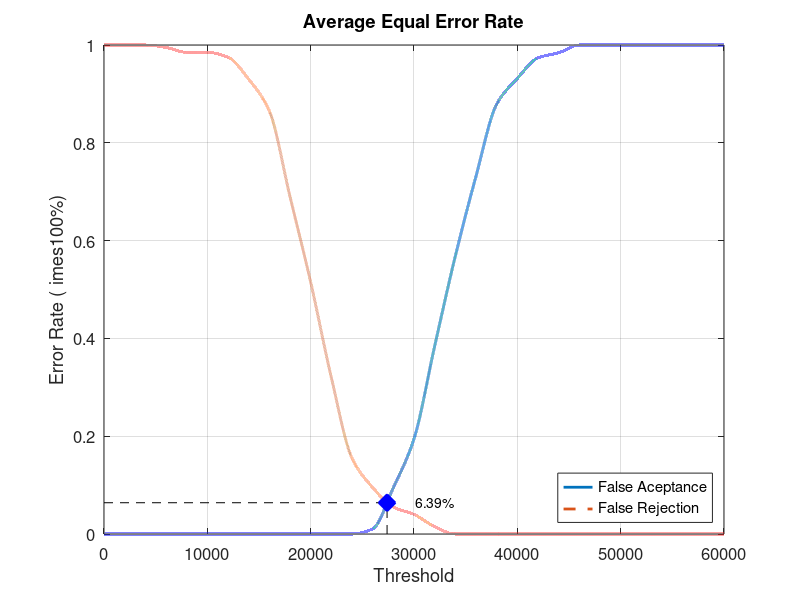
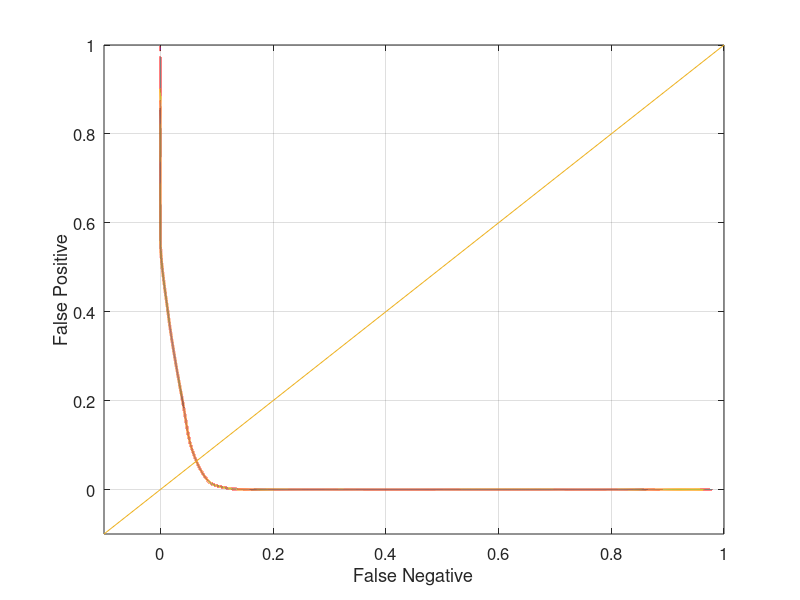

These figures' MATLAB source, in order:
close all;
clear;
clc;
x = 0:2000:60000;
xq = 0:0.5:60000;

y0 = [0 0 0 0 0 0 0 0 0 0 0 0 0 0.0105263 0.0947368 0.194737 0.384211 0.568421 0.731579 0.878947 0.931579 0.973684 0.984211 1 1 1 1 1 1 1 1]
yy0 = interp1(x, y0, xq, 'pchip');
y1 = [1 1 1 0.995 0.985 0.985 0.975 0.93 0.865 0.69 0.515 0.32 0.155 0.095 0.055 0.04 0.015 0 0 0 0 0 0 0 0 0 0 0 0 0 0]
yy1 = interp1(x, y1, xq, 'pchip');

% Calculating EER: 
y2 = abs(y0 - y1);
find(y2 == min(y2))
yy2 = abs(yy0 - yy1);
xEER = find(yy2 == min(yy2));
xEERIndex = xq(xEER) % X-axis EER
yEER = yy0(xEER) % Y-axis EER

main = figure
plot(xq, yy0,'-','LineWidth', 2);	hold on
plot(xq, yy1,'--','LineWidth', 2);	hold on
plot([xEERIndex xEERIndex], [0 yEER], 'k--');	hold on
plot([0 xEERIndex], [yEER yEER], 'k--');	hold on
plot(xEERIndex, yEER, 'bx', 'LineWidth', 10);	hold on
text(xEERIndex + 10 * xEERIndex / 100, yEER, [num2str(round((10000 * yEER)) / 100) '%'])
legend('False Aceptance', 'False Rejection', 'Location', 'SouthEast')
xlabel('Threshold')
ylabel('Error Rate (	imes100%)')
title('Average Equal Error Rate')
set(gca, 'FontSize', 12)
axis([0 60000 0 1])
grid on

print(main, 'Database3_3Main', '-dpng');
FNRxFPR = figure('Color', [1 1 1]);
plot(yy1, yy0, '-', yy1, yy0, 'LineWidth', 2);
hold on
y = -0.1:0.1:1
plot(y, y); 
set(gca, 'FontSize', 12)
xlabel('False Negative')
ylabel('False Positive')
axis([-0.1 1 -0.1 1])
set(gca, 'FontSize', 12)
grid on

print(FNRxFPR, 'Database3_3FNRxFPR','-dpng');
